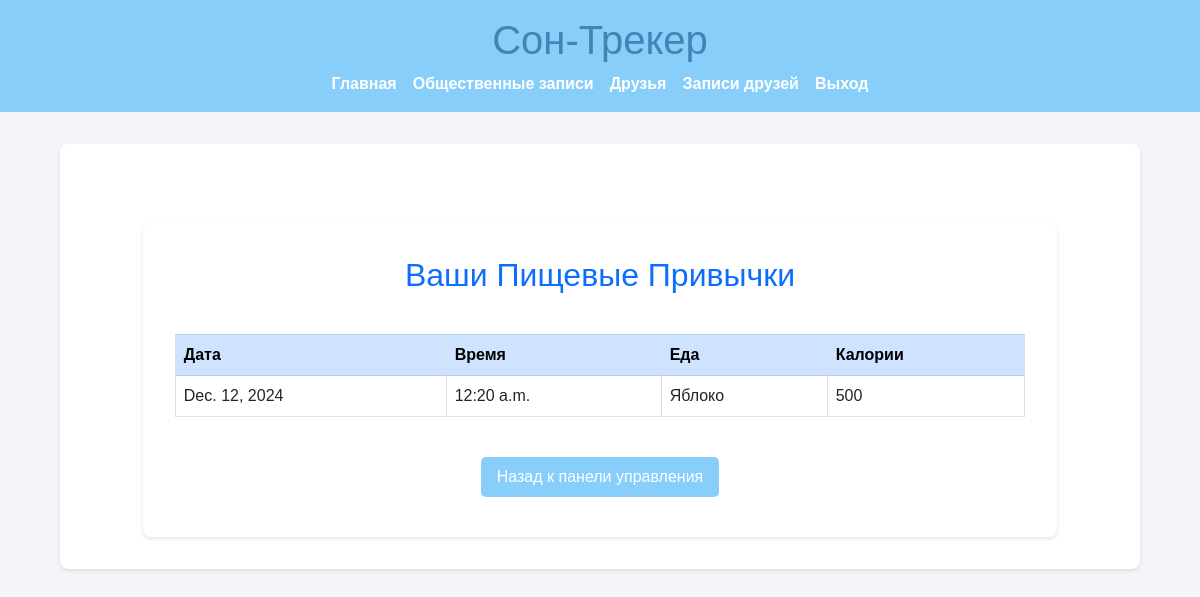
Screenshot of /view-diet-habits/ (signed in) with the database file from the repository.
### sleep/models.py (models this page shows, shortened)
class DietHabit(models.Model):
    profile = models.ForeignKey(UserProfile, on_delete=models.CASCADE, related_name="diet_habits")
    food = models.CharField(max_length=255)
    meal_time = models.TimeField()
    calories = models.IntegerField()
    date = models.DateField()

### sleep/views.py (the view)
# urls.py: path('view-diet-habits/', views.view_diet_habits, name='view_diet_habits'),
@login_required
def view_diet_habits(request):
    habits = DietHabit.objects.filter(profile=request.user.userprofile)
    return render(request, 'view_diet_habits.html', {'habits': habits})

### sleep/templates/view_diet_habits.html
{% extends 'base.html' %}
{% block content %}
<div class="container mt-5">
    <h2 class="text-center text-primary mb-4">Ваши Пищевые Привычки</h2>
    <div class="table-responsive">
        <table class="table table-bordered table-hover">
            <thead class="table-primary">
                <tr>
                    <th>Дата</th>
                    <th>Время</th>
                    <th>Еда</th>
                    <th>Калории</th>
                </tr>
            </thead>
            <tbody>
                {% for habit in habits %}
                <tr>
                    <td>{{ habit.date }}</td>
                    <td>{{ habit.meal_time }}</td>
                    <td>{{ habit.food }}</td>
                    <td>{{ habit.calories }}</td>
                </tr>
                {% empty %}
                <tr>
                    <td colspan="4" class="text-center text-muted">Нет записей о пищевых привычках.</td>
                </tr>
                {% endfor %}
            </tbody>
        </table>
    </div>
    <div class="mt-3 text-center">
        <a href="{% url 'dashboard' %}" class="btn btn-secondary">Назад к панели управления</a>
    </div>
</div>
{% endblock %}

### sleep/templates/base.html (style rules this page uses)
body { font-family: Arial, sans-serif; margin: 0; padding: 0; background-color: #f4f4f9; color: #333; }
.container { width: 90%; max-width: 1200px; margin: 0 auto; background: white; padding: 2rem; border-radius: 8px; box-shadow: 0 2px 4px rgba(0, 0, 0, 0.1); }
h1, h2, h3 { margin-top: 0; color: #4682B4; }
a { text-decoration: none; color: #4682B4; }
table { width: 100%; border-collapse: collapse; margin: 1rem 0; }
table th, table td { border: 1px solid #ddd; padding: 0.8rem; text-align: left; }
table th { background-color: #87CEFA; color: white; }
.btn { display: inline-block; margin: 0.5rem 0; padding: 0.5rem 1rem; background-color: #87CEFA; color: white; border: none; border-radius: 5px; cursor: pointer; text-align: center; }

### rows the page displays
DietHabit: date "Dec. 12, 2024", meal_time "12:20 a.m.", food "Яблоко", calories "500"
